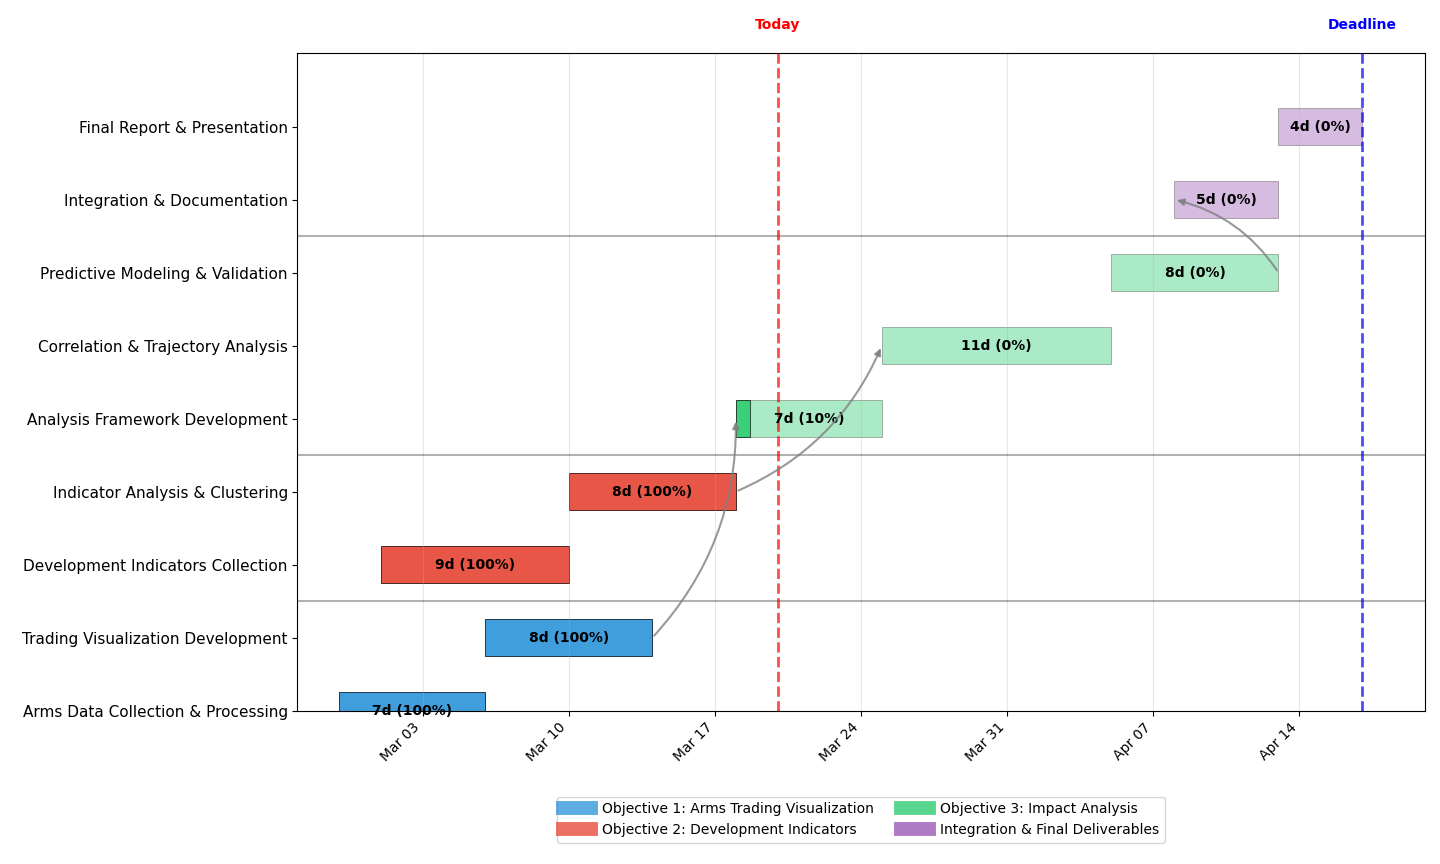

Reproduce this figure in Python.
import matplotlib.pyplot as plt
import matplotlib.dates as mdates
import pandas as pd
import numpy as np
from datetime import datetime, timedelta

# Define project data with simplified key activities
data = {
    'Task': [
        # Objective 1: Visualize Arms Trading
        'Arms Data Collection & Processing',
        'Trading Visualization Development',
        
        # Objective 2: Development Indicators
        'Development Indicators Collection',
        'Indicator Analysis & Clustering',
        
        # Objective 3: Impact Analysis
        'Analysis Framework Development',
        'Correlation & Trajectory Analysis',
        'Predictive Modeling & Validation',
        
        # Integration
        'Integration & Documentation',
        'Final Report & Presentation'
    ],
    
    'Start': [
        # Objective 1 (completed)
        '2025-02-27', '2025-03-06',
        
        # Objective 2 (completed)
        '2025-03-01', '2025-03-10',
        
        # Objective 3 (just started)
        '2025-03-18', '2025-03-25', '2025-04-05',
        
        # Integration
        '2025-04-08', '2025-04-13'
    ],
    
    'Duration': [
        # Objective 1
        7, 8,
        
        # Objective 2
        9, 8,
        
        # Objective 3
        7, 11, 8,
        
        # Integration
        5, 4
    ],
    
    'Category': [
        # Objective 1
        'Objective 1', 'Objective 1',
        
        # Objective 2
        'Objective 2', 'Objective 2',
        
        # Objective 3
        'Objective 3', 'Objective 3', 'Objective 3',
        
        # Integration
        'Integration', 'Integration'
    ],
    
    'Completion': [
        # Completed work
        100, 100,  # Objective 1
        100, 100,  # Objective 2
        
        # Current & future work
        10, 0, 0,  # Objective 3 (just started)
        0, 0       # Integration
    ]
}

# Convert to DataFrame
df = pd.DataFrame(data)

# Convert string dates to datetime
df['Start'] = pd.to_datetime(df['Start'])
df['End'] = df['Start'] + pd.to_timedelta(df['Duration'], unit='D')

# Define colors for categories
colors = {
    'Objective 1': '#3498db',
    'Objective 2': '#e74c3c',
    'Objective 3': '#2ecc71',
    'Integration': '#9b59b6'
}

# Create figure and axis
fig, ax = plt.subplots(figsize=(14, 8))
plt.subplots_adjust(left=0.25)

# Set axis limits
ylim = (0, len(df['Task']))
ax.set_ylim(ylim)
ax.set_xlim([pd.Timestamp('2025-02-25'), pd.Timestamp('2025-04-20')])  # Set visible range

# Create Y-axis with task names
ax.set_yticks(range(len(df['Task'])))
ax.set_yticklabels(df['Task'])
ax.tick_params(axis='y', labelsize=11)

# Format x-axis dates
ax.xaxis.set_major_formatter(mdates.DateFormatter('%b %d'))
ax.xaxis.set_major_locator(mdates.WeekdayLocator(byweekday=mdates.MO))
plt.xticks(rotation=45, ha='right')

# Set grid
ax.grid(True, axis='x', alpha=0.3)

# Draw Gantt bars
for i, task in enumerate(df['Task']):
    start_date = df['Start'][i]
    end_date = df['End'][i]
    duration = (end_date - start_date).days
    category = df['Category'][i]
    completion = df['Completion'][i]
    
    # Draw full task bar (background)
    ax.barh(
        i, 
        duration, 
        left=start_date, 
        height=0.5, 
        color=colors[category], 
        alpha=0.4,
        edgecolor='black',
        linewidth=0.5
    )
    
    # Draw completion portion
    if completion > 0:
        completed_width = duration * (completion / 100)
        ax.barh(
            i,
            completed_width,
            left=start_date,
            height=0.5,
            color=colors[category],
            alpha=0.9,
            edgecolor='black',
            linewidth=0.5
        )
    
    # Add task duration and completion text
    plt.text(
        start_date + timedelta(days=duration/2), 
        i, 
        f"{duration}d ({completion}%)",
        ha='center',
        va='center',
        color='black',
        fontweight='bold'
    )

# Add category labels
category_positions = {}
for category in ['Objective 1', 'Objective 2', 'Objective 3', 'Integration']:
    category_tasks = df[df['Category'] == category]
    if len(category_tasks) > 0:
        start_pos = df[df['Category'] == category].index[0]
        end_pos = df[df['Category'] == category].index[-1] + 1
        
        # Store the midpoint of each category section
        category_positions[category] = (start_pos + end_pos) / 2
        
        # Add separator line except for the first category
        if category != 'Objective 1':
            ax.axhline(y=start_pos - 0.5, color='black', linestyle='-', alpha=0.3)

# Add a legend
from matplotlib.lines import Line2D
legend_elements = [
    Line2D([0], [0], color=colors['Objective 1'], lw=10, alpha=0.8, label='Objective 1: Arms Trading Visualization'),
    Line2D([0], [0], color=colors['Objective 2'], lw=10, alpha=0.8, label='Objective 2: Development Indicators'),
    Line2D([0], [0], color=colors['Objective 3'], lw=10, alpha=0.8, label='Objective 3: Impact Analysis'),
    Line2D([0], [0], color=colors['Integration'], lw=10, alpha=0.8, label='Integration & Final Deliverables')
]
ax.legend(handles=legend_elements, loc='upper center', bbox_to_anchor=(0.5, -0.12), ncol=2)

# Add today's date marker
today = pd.Timestamp('2025-03-20')
ax.axvline(x=today, color='red', linestyle='--', linewidth=2, alpha=0.7)
ax.text(today, len(df) + 0.3, 'Today', ha='center', va='bottom', color='red', fontweight='bold')

# Add project end marker
project_end = pd.Timestamp('2025-04-17')
ax.axvline(x=project_end, color='blue', linestyle='--', linewidth=2, alpha=0.7)
ax.text(project_end, len(df) + 0.3, 'Deadline', ha='center', va='bottom', color='blue', fontweight='bold')

# Add key dependencies
dependencies = [
    ('Trading Visualization Development', 'Analysis Framework Development'),
    ('Indicator Analysis & Clustering', 'Correlation & Trajectory Analysis'),
    ('Predictive Modeling & Validation', 'Integration & Documentation')
]

# Add dependency arrows
for source, target in dependencies:
    source_idx = df[df['Task'] == source].index[0]
    source_end = df[df['Task'] == source]['End'].iloc[0]
    
    target_idx = df[df['Task'] == target].index[0]
    target_start = df[df['Task'] == target]['Start'].iloc[0]
    
    ax.annotate(
        '',
        xy=(target_start, target_idx),
        xytext=(source_end, source_idx),
        arrowprops=dict(
            arrowstyle='-|>',
            connectionstyle='arc3,rad=0.2',
            color='gray',
            alpha=0.8,
            linewidth=1.5
        )
    )

# Adjust layout and save
plt.tight_layout()
plt.savefig('gantt_chart.png', dpi=300, bbox_inches='tight')
plt.show()